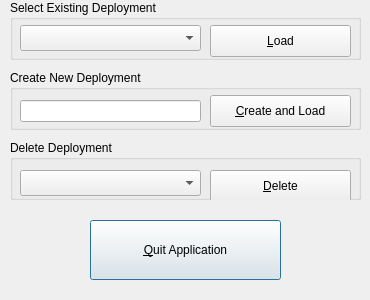
<?xml version="1.0" encoding="UTF-8"?>
<ui version="4.0">
 <class>DeploymentSelectUIClass</class>
 <widget class="QDialog" name="DeploymentSelectUIClass">
  <property name="windowModality">
   <enum>Qt::WindowModal</enum>
  </property>
  <property name="geometry">
   <rect>
    <x>0</x>
    <y>0</y>
    <width>370</width>
    <height>300</height>
   </rect>
  </property>
  <property name="minimumSize">
   <size>
    <width>370</width>
    <height>300</height>
   </size>
  </property>
  <property name="maximumSize">
   <size>
    <width>370</width>
    <height>300</height>
   </size>
  </property>
  <property name="windowTitle">
   <string>iAssist - Select Deployment</string>
  </property>
  <widget class="QPushButton" name="btnQuit">
   <property name="geometry">
    <rect>
     <x>90</x>
     <y>220</y>
     <width>191</width>
     <height>60</height>
    </rect>
   </property>
   <property name="text">
    <string>&amp;Quit Application</string>
   </property>
  </widget>
  <widget class="QGroupBox" name="groupBox">
   <property name="geometry">
    <rect>
     <x>10</x>
     <y>0</y>
     <width>351</width>
     <height>60</height>
    </rect>
   </property>
   <property name="title">
    <string>Select Existing Deployment</string>
   </property>
   <widget class="QComboBox" name="selDeploymentLoad">
    <property name="geometry">
     <rect>
      <x>10</x>
      <y>25</y>
      <width>181</width>
      <height>26</height>
     </rect>
    </property>
   </widget>
   <widget class="QPushButton" name="btnLoadDeployment">
    <property name="geometry">
     <rect>
      <x>200</x>
      <y>25</y>
      <width>141</width>
      <height>32</height>
     </rect>
    </property>
    <property name="text">
     <string>&amp;Load</string>
    </property>
   </widget>
  </widget>
  <widget class="QGroupBox" name="groupBox_2">
   <property name="geometry">
    <rect>
     <x>10</x>
     <y>140</y>
     <width>351</width>
     <height>60</height>
    </rect>
   </property>
   <property name="title">
    <string>Delete Deployment</string>
   </property>
   <widget class="QComboBox" name="selDeploymentDelete">
    <property name="geometry">
     <rect>
      <x>10</x>
      <y>30</y>
      <width>181</width>
      <height>26</height>
     </rect>
    </property>
   </widget>
   <widget class="QPushButton" name="btnDeleteDeployment">
    <property name="geometry">
     <rect>
      <x>200</x>
      <y>30</y>
      <width>141</width>
      <height>32</height>
     </rect>
    </property>
    <property name="text">
     <string>&amp;Delete</string>
    </property>
   </widget>
  </widget>
  <widget class="QGroupBox" name="groupBox_3">
   <property name="geometry">
    <rect>
     <x>10</x>
     <y>70</y>
     <width>351</width>
     <height>60</height>
    </rect>
   </property>
   <property name="title">
    <string>Create New Deployment</string>
   </property>
   <widget class="QPushButton" name="btnCreateDeployment">
    <property name="geometry">
     <rect>
      <x>200</x>
      <y>25</y>
      <width>141</width>
      <height>32</height>
     </rect>
    </property>
    <property name="text">
     <string>&amp;Create and Load</string>
    </property>
   </widget>
   <widget class="QLineEdit" name="txtDeploymentName">
    <property name="geometry">
     <rect>
      <x>10</x>
      <y>30</y>
      <width>181</width>
      <height>22</height>
     </rect>
    </property>
   </widget>
  </widget>
  <widget class="QWidget" name="">
   <property name="geometry">
    <rect>
     <x>0</x>
     <y>0</y>
     <width>2</width>
     <height>2</height>
    </rect>
   </property>
   <layout class="QVBoxLayout" name="verticalLayout"/>
  </widget>
  <zorder>groupBox_2</zorder>
  <zorder>groupBox</zorder>
  <zorder>btnQuit</zorder>
  <zorder>groupBox_3</zorder>
 </widget>
 <layoutdefault spacing="6" margin="11"/>
 <tabstops>
  <tabstop>selDeploymentLoad</tabstop>
  <tabstop>btnLoadDeployment</tabstop>
  <tabstop>txtDeploymentName</tabstop>
  <tabstop>btnCreateDeployment</tabstop>
  <tabstop>selDeploymentDelete</tabstop>
  <tabstop>btnDeleteDeployment</tabstop>
  <tabstop>btnQuit</tabstop>
 </tabstops>
 <resources/>
 <connections/>
</ui>
